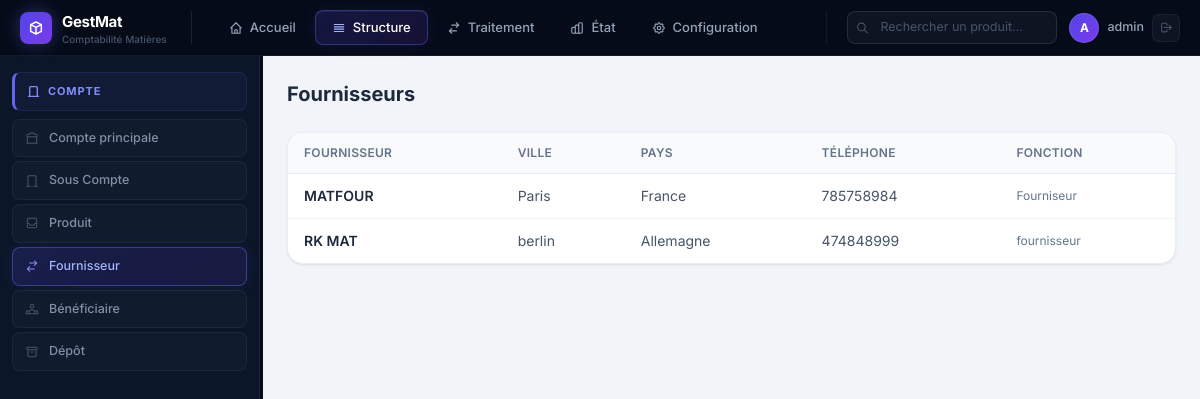
/fournisseurs/ (signed in), run on the app's committed database.
### matieres/models.py (models this page shows, shortened)
class Fournisseur(models.Model):
    nom = models.CharField(max_length=200, verbose_name="Fournisseur")
    adresse = models.CharField(max_length=300, blank=True, verbose_name="Adresse")
    telephone = models.CharField(max_length=30, blank=True, verbose_name="Téléphone")
    fax = models.CharField(max_length=30, blank=True, verbose_name="Fax")
    code_postal = models.CharField(max_length=20, blank=True, verbose_name="Code postal")
    ville = models.CharField(max_length=100, blank=True, verbose_name="Ville")
    region = models.CharField(max_length=100, blank=True, verbose_name="Région")
    pays = models.CharField(max_length=100, blank=True, verbose_name="Pays")
    fonction = models.CharField(max_length=100, blank=True, verbose_name="Fonction")
    class Meta:
        verbose_name = "Fournisseur"
        verbose_name_plural = "Fournisseurs"
        ordering = ['nom']

### matieres/views.py (the view)
# urls.py: path('fournisseurs/', views.fournisseurs_list, name='fournisseurs_list'),
@login_required
def fournisseurs_list(request):
    context = {'page_title': 'Fournisseurs', 'fournisseurs': Fournisseur.objects.order_by('nom')}
    return render(request, 'referentiels/fournisseurs.html', context)

### templates/referentiels/fournisseurs.html
{% extends 'base.html' %}
{% block content %}
<div class="flex items-center justify-between mb-6">
  <h2 class="text-xl font-bold text-slate-800">Fournisseurs</h2>
</div>
<div class="card p-0 overflow-hidden">
  <div class="overflow-x-auto">
    <table class="w-full text-sm">
      <thead class="bg-slate-50 border-b border-slate-200">
        <tr>
          <th class="text-left px-4 py-3 text-xs font-semibold text-slate-500 uppercase tracking-wide">Fournisseur</th>
          <th class="text-left px-4 py-3 text-xs font-semibold text-slate-500 uppercase tracking-wide">Ville</th>
          <th class="text-left px-4 py-3 text-xs font-semibold text-slate-500 uppercase tracking-wide">Pays</th>
          <th class="text-left px-4 py-3 text-xs font-semibold text-slate-500 uppercase tracking-wide">Téléphone</th>
          <th class="text-left px-4 py-3 text-xs font-semibold text-slate-500 uppercase tracking-wide">Fonction</th>
        </tr>
      </thead>
      <tbody class="divide-y divide-slate-100">
        {% for f in fournisseurs %}
        <tr class="hover:bg-slate-50">
          <td class="px-4 py-3 font-semibold text-slate-800">{{ f.nom }}</td>
          <td class="px-4 py-3 text-slate-600">{{ f.ville|default:"—" }}</td>
          <td class="px-4 py-3 text-slate-600">{{ f.pays|default:"—" }}</td>
          <td class="px-4 py-3 text-slate-600">{{ f.telephone|default:"—" }}</td>
          <td class="px-4 py-3 text-slate-500 text-xs">{{ f.fonction|default:"—" }}</td>
        </tr>
        {% empty %}
        <tr><td colspan="5" class="px-4 py-12 text-center text-slate-400">Aucun fournisseur enregistré</td></tr>
        {% endfor %}
      </tbody>
    </table>
  </div>
</div>
{% endblock %}

### templates/base.html (shortened to what this page needs)
<!DOCTYPE html>
<html lang="fr" class="h-full">
<head>
  <script src="https://cdn.tailwindcss.com"></script>
</head>
<body>
<header class="topbar">
  <div class="logo-wrap">
    <div class="logo-icon">
      <svg width="16" height="16" fill="none" stroke="#fff" viewBox="0 0 24 24" stroke-width="2.2">
        <path stroke-linecap="round" stroke-linejoin="round" d="M20 7l-8-4-8 4m16 0l-8 4m8-4v10l-8 4m0-10L4 7m8 4v10M4 7v10l8 4"/>
      </svg>
    </div>
    <div>
      <div class="logo-text">GestMat</div>
      <div class="logo-sub">{% if societe %}{{ societe.nom|truncatechars:20 }}{% else %}Comptabilité Matières{% endif %}</div>
    </div>
  </div>
  <nav class="tab-nav" role="tablist">
    <a href="{% url 'matieres:dashboard' %}" class="tab-btn" data-tab="accueil" role="tab">
      <svg width="14" height="14" fill="none" stroke="currentColor" viewBox="0 0 24 24" stroke-width="2">
        <path stroke-linecap="round" stroke-linejoin="round" d="M3 12l2-2m0 0l7-7 7 7M5 10v10a1 1 0 001 1h3m10-11l2 2m-2-2v10a1 1 0 01-1 1h-3m-6 0a1 1 0 001-1v-4a1 1 0 011-1h2a1 1 0 011 1v4a1 1 0 001 1m-6 0h6"/>
      </svg>
      Accueil
    </a>
    <span class="tab-btn" data-tab="structure" role="tab" style="cursor:pointer">
      <svg width="14" height="14" fill="none" stroke="currentColor" viewBox="0 0 24 24" stroke-width="2">
        <path stroke-linecap="round" stroke-linejoin="round" d="M4 6h16M4 10h16M4 14h16M4 18h16"/>
      </svg>
      Structure
    </span>
    <span class="tab-btn" data-tab="traitement" role="tab" style="cursor:pointer">
      <svg width="14" height="14" fill="none" stroke="currentColor" viewBox="0 0 24 24" stroke-width="2">
        <path stroke-linecap="round" stroke-linejoin="round" d="M8 7h12m0 0l-4-4m4 4l-4 4m0 6H4m0 0l4 4m-4-4l4-4"/>
      </svg>
      Traitement
    </span>
    <span class="tab-btn" data-tab="etat" role="tab" style="cursor:pointer">
      État
    </span>
    <span class="tab-btn" data-tab="configuration" role="tab" style="cursor:pointer">
      Configuration
    </span>
  </nav>
  <div class="topbar-right">
    <div class="search-wrap">
      <svg class="search-icon" width="13" height="13" fill="none" stroke="currentColor" viewBox="0 0 24 24" stroke-width="2">
        <path stroke-linecap="round" stroke-linejoin="round" d="M21 21l-6-6m2-5a7 7 0 11-14 0 7 7 0 0114 0"/>
      </svg>
      <input type="text" placeholder="Rechercher un produit…" name="q"
        hx-get="{% url 'matieres:htmx_recherche_produit' %}"
        hx-trigger="keyup changed delay:300ms"
        hx-target="#search-results">
    </div>
    <div class="user-wrap">
      <div class="user-avatar">{{ request.user.username|first|upper }}</div>
      <span class="user-name">{{ request.user.get_full_name|default:request.user.username }}</span>
      <a href="{% url 'logout' %}" class="btn-logout" title="Déconnexion">
        <svg width="13" height="13" fill="none" stroke="currentColor" viewBox="0 0 24 24" stroke-width="2">
          <path stroke-linecap="round" stroke-linejoin="round" d="M17 16l4-4m0 0l-4-4m4 4H7m6 4v1a3 3 0 01-3 3H6a3 3 0 01-3-3V7a3 3 0 013-3h4a3 3 0 013 3v1"/>
        </svg>
      </a>
    </div>
  </div>
</header>
<div class="app-body">
  <aside id="panel-structure" class="side-panel w-single" role="navigation" aria-label="Structure">
    <div class="panel-inner">
      <div class="panel-section">
        <div class="section-title">
          <svg width="13" height="13" fill="none" stroke="currentColor" viewBox="0 0 24 24" stroke-width="2.5">
            <path stroke-linecap="round" stroke-linejoin="round" d="M19 21V5a2 2 0 00-2-2H7a2 2 0 00-2 2v16"/>
            <path stroke-linecap="round" stroke-linejoin="round" d="M3 21h18"/>
          </svg>
          Compte
        </div>
        <a href="{% url 'matieres:compte_principal_list' %}"
           class="panel-btn {% if request.resolver_match.url_name == 'compte_principal_list' %}active{% endif %}">
          <svg width="14" height="14" fill="none" stroke="currentColor" viewBox="0 0 24 24" stroke-width="1.8">
            <path stroke-linecap="round" stroke-linejoin="round" d="M3 21h18M3 10h18M3 7l9-4 9 4M4 10h16v11H4z"/>
          </svg>
          Compte principale
        </a>
        <a href="{% url 'matieres:sous_compte_list' %}"
           class="panel-btn {% if request.resolver_match.url_name == 'sous_compte_list' %}active{% endif %}">
          <svg width="14" height="14" fill="none" stroke="currentColor" viewBox="0 0 24 24" stroke-width="1.8">
            <path stroke-linecap="round" stroke-linejoin="round" d="M19 21V5a2 2 0 00-2-2H7a2 2 0 00-2 2v16m14 0h2m-2 0h-5m-9 0H3m2 0h5"/>
          </svg>
          Sous Compte
        </a>
        <a href="{% url 'matieres:produits_list' %}"
           class="panel-btn {% if 'produit' in request.resolver_match.url_name %}active{% endif %}">
          Produit
        </a>
        <a href="{% url 'matieres:fournisseurs_list' %}"
           class="panel-btn {% if 'fournisseur' in request.resolver_match.url_name %}active{% endif %}">
          <svg width="14" height="14" fill="none" stroke="currentColor" viewBox="0 0 24 24" stroke-width="1.8">
            <path stroke-linecap="round" stroke-linejoin="round" d="M8 7h12m0 0l-4-4m4 4l-4 4"/>
            <path stroke-linecap="round" stroke-linejoin="round" d="M16 17H4m0 0l4-4m-4 4l4 4"/>
          </svg>
          Fournisseur
        </a>
        <a href="{% url 'matieres:beneficiaires_list' %}"
           class="panel-btn {% if 'beneficiaire' in request.resolver_match.url_name %}active{% endif %}">
          Bénéficiaire
        </a>
        <a href="{% url 'matieres:depots_list' %}"
           class="panel-btn {% if request.resolver_match.url_name == 'depots_list' %}active{% endif %}">
          <svg width="14" height="14" fill="none" stroke="currentColor" viewBox="0 0 24 24" stroke-width="1.8">
            <path stroke-linecap="round" stroke-linejoin="round" d="M5 8h14M5 8a2 2 0 110-4h14a2 2 0 110 4M5 8v10a2 2 0 002 2h10a2 2 0 002-2V8m-9 4h4"/>
          </svg>
          Dépôt
        </a>
      </div>
    </div>
  </aside>
  <main class="main-area" id="main-content">
    <div class="main-inner">
      {% block content %}{% endblock %}
    </div>
  </main>
</div>
</body>
</html>

### data on the page
Fournisseur: nom "MATFOUR", ville "Paris", pays "France", telephone "785758984", fonction "Fourniseur"
Fournisseur: nom "RK MAT", ville "berlin", pays "Allemagne", telephone "474848999", fonction "fournisseur"

### other printed values
{{ request.user.username|first|upper }} "A"
{{ request.user.get_full_name|default:request.user.username }} "admin"
